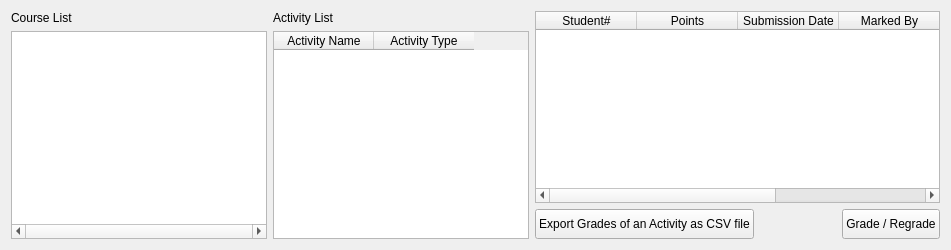
        <widget class="QWidget" name="MarkMainPage">
         <layout class="QHBoxLayout" name="horizontalLayout_72">
          <item>
           <layout class="QVBoxLayout" name="verticalLayout_63">
            <property name="rightMargin">
             <number>0</number>
            </property>
            <item>
             <widget class="QLabel" name="label_61">
              <property name="text">
               <string>Course List</string>
              </property>
             </widget>
            </item>
            <item>
             <widget class="QListWidget" name="CourseList_Marker">
              <property name="minimumSize">
               <size>
                <width>150</width>
                <height>0</height>
               </size>
              </property>
              <property name="horizontalScrollBarPolicy">
               <enum>Qt::ScrollBarAlwaysOn</enum>
              </property>
              <property name="editTriggers">
               <set>QAbstractItemView::NoEditTriggers</set>
              </property>
             </widget>
            </item>
           </layout>
          </item>
          <item>
           <layout class="QVBoxLayout" name="verticalLayout_21">
            <item>
             <widget class="QLabel" name="label_62">
              <property name="text">
               <string>Activity List</string>
              </property>
             </widget>
            </item>
            <item>
             <widget class="QTableWidget" name="ActivityList_Marker">
              <property name="minimumSize">
               <size>
                <width>150</width>
                <height>0</height>
               </size>
              </property>
              <property name="editTriggers">
               <set>QAbstractItemView::NoEditTriggers</set>
              </property>
              <property name="selectionMode">
               <enum>QAbstractItemView::SingleSelection</enum>
              </property>
              <property name="selectionBehavior">
               <enum>QAbstractItemView::SelectRows</enum>
              </property>
              <column>
               <property name="text">
                <string>Activity Name</string>
               </property>
              </column>
              <column>
               <property name="text">
                <string>Activity Type</string>
               </property>
              </column>
             </widget>
            </item>
           </layout>
          </item>
          <item>
           <layout class="QVBoxLayout" name="verticalLayout_58">
            <item>
             <widget class="QTableWidget" name="studentList_Marking">
              <property name="sizePolicy">
               <sizepolicy hsizetype="Expanding" vsizetype="Expanding">
                <horstretch>0</horstretch>
                <verstretch>0</verstretch>
               </sizepolicy>
              </property>
              <property name="minimumSize">
               <size>
                <width>405</width>
                <height>0</height>
               </size>
              </property>
              <property name="editTriggers">
               <set>QAbstractItemView::NoEditTriggers</set>
              </property>
              <property name="selectionMode">
               <enum>QAbstractItemView::SingleSelection</enum>
              </property>
              <property name="selectionBehavior">
               <enum>QAbstractItemView::SelectRows</enum>
              </property>
              <attribute name="horizontalHeaderDefaultSectionSize">
               <number>101</number>
              </attribute>
              <column>
               <property name="text">
                <string notr="true">Student#</string>
               </property>
              </column>
              <column>
               <property name="text">
                <string>Points</string>
               </property>
              </column>
              <column>
               <property name="text">
                <string>Submission Date</string>
               </property>
              </column>
              <column>
               <property name="text">
                <string>Marked By</string>
               </property>
              </column>
              <column>
               <property name="text">
                <string>Marker Role</string>
               </property>
              </column>
             </widget>
            </item>
            <item>
             <layout class="QHBoxLayout" name="horizontalLayout_71">
              <item>
               <widget class="QPushButton" name="ExportGradeButton">
                <property name="minimumSize">
                 <size>
                  <width>0</width>
                  <height>30</height>
                 </size>
                </property>
                <property name="text">
                 <string>Export Grades of an Activity as CSV file</string>
                </property>
               </widget>
              </item>
              <item>
               <spacer name="horizontalSpacer_50">
                <property name="orientation">
                 <enum>Qt::Horizontal</enum>
                </property>
                <property name="sizeHint" stdset="0">
                 <size>
                  <width>40</width>
                  <height>20</height>
                 </size>
                </property>
               </spacer>
              </item>
              <item>
               <widget class="QPushButton" name="GradeButton">
                <property name="minimumSize">
                 <size>
                  <width>0</width>
                  <height>30</height>
                 </size>
                </property>
                <property name="text">
                 <string>Grade / Regrade</string>
                </property>
               </widget>
              </item>
             </layout>
            </item>
           </layout>
          </item>
         </layout>
        </widget>
